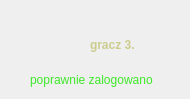
         <widget class="QWidget" name="player3of4_logged_stacked">
          <widget class="QLabel" name="player_icon_label_13">
           <property name="geometry">
            <rect>
             <x>30</x>
             <y>30</y>
             <width>41</width>
             <height>31</height>
            </rect>
           </property>
           <property name="styleSheet">
            <string notr="true">QLabel {
	
	image: url(:/newPrefix/images/gamer.png);
}</string>
           </property>
           <property name="text">
            <string/>
           </property>
          </widget>
          <widget class="QLabel" name="correct_cred_label_6">
           <property name="geometry">
            <rect>
             <x>30</x>
             <y>70</y>
             <width>151</width>
             <height>20</height>
            </rect>
           </property>
           <property name="styleSheet">
            <string notr="true">QLabel {
	
	color: rgb(62, 232, 41);
}</string>
           </property>
           <property name="text">
            <string>poprawnie zalogowano</string>
           </property>
          </widget>
          <widget class="QLabel" name="player3of4_name_label">
           <property name="geometry">
            <rect>
             <x>90</x>
             <y>35</y>
             <width>91</width>
             <height>20</height>
            </rect>
           </property>
           <property name="font">
            <font>
             <italic>false</italic>
             <bold>true</bold>
            </font>
           </property>
           <property name="styleSheet">
            <string notr="true">QLabel{
	
	color: rgb(204, 204, 143);
}</string>
           </property>
           <property name="text">
            <string>gracz 3.</string>
           </property>
          </widget>
         </widget>
